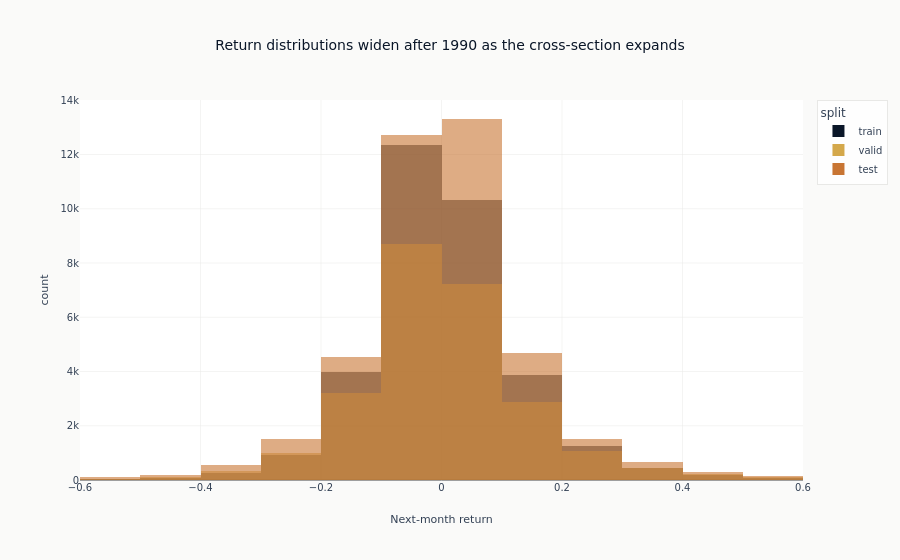

Notebook code cell kept with this figure:
### Code cell
# Return distribution
sample_size = min(100_000, len(df))
# Clip to +/-60% so the distribution shape is visible; a few extreme outliers
# (max next-month return ~+1900% in the valid split) otherwise flatten every bar
# into a single spike at zero and hide the very widening the figure is about.
fig = px.histogram(
    df.sample(n=sample_size, seed=SEED).to_pandas(),  # Convert for Plotly compatibility
    x="ret",
    color="split",
    nbins=120,
    range_x=[-0.6, 0.6],
    category_orders={"split": ["train", "valid", "test"]},
    color_discrete_sequence=[COLORS["blue"], COLORS["amber"], COLORS["copper"]],
    title="Return distributions widen after 1990 as the cross-section expands",
    labels={"ret": "Next-month return", "count": "Frequency"},
    opacity=0.6,
    barmode="overlay",
)
fig.show()

### Figure 1 — Plotly figure (JSON) as saved in the notebook; plotly's stock layout.template omitted (floating-point values rounded to 4 significant figures; data arrays with more than 128 entries replaced by an {"elided": "..."} marker saying what was removed)
{"data": [{"bingroup": "x", "hovertemplate": "split=train<br>Next-month return=%{x}<br>count=%{y}<extra></extra>", "legendgroup": "train", "marker": {"color": "#0a1628", "opacity": 0.6, "pattern": {"shape": ""}}, "name": "train", "nbinsx": 120, "orientation": "v", "showlegend": true, "type": "histogram", "x": {"elided": "33899 float values"}, "xaxis": "x", "yaxis": "y"}, {"bingroup": "x", "hovertemplate": "split=valid<br>Next-month return=%{x}<br>count=%{y}<extra></extra>", "legendgroup": "valid", "marker": {"color": "#D4A84B", "opacity": 0.6, "pattern": {"shape": ""}}, "name": "valid", "nbinsx": 120, "orientation": "v", "showlegend": true, "type": "histogram", "x": {"elided": "25531 float values"}, "xaxis": "x", "yaxis": "y"}, {"bingroup": "x", "hovertemplate": "split=test<br>Next-month return=%{x}<br>count=%{y}<extra></extra>", "legendgroup": "test", "marker": {"color": "#C87533", "opacity": 0.6, "pattern": {"shape": ""}}, "name": "test", "nbinsx": 120, "orientation": "v", "showlegend": true, "type": "histogram", "x": {"elided": "40570 float values"}, "xaxis": "x", "yaxis": "y"}], "layout": {"barmode": "overlay", "legend": {"title": {"text": "split"}, "tracegroupgap": 0}, "title": {"text": "Return distributions widen after 1990 as the cross-section expands"}, "xaxis": {"anchor": "y", "domain": [0.0, 1.0], "range": [-0.6, 0.6], "title": {"text": "Next-month return"}}, "yaxis": {"anchor": "x", "domain": [0.0, 1.0], "title": {"text": "count"}}}}
